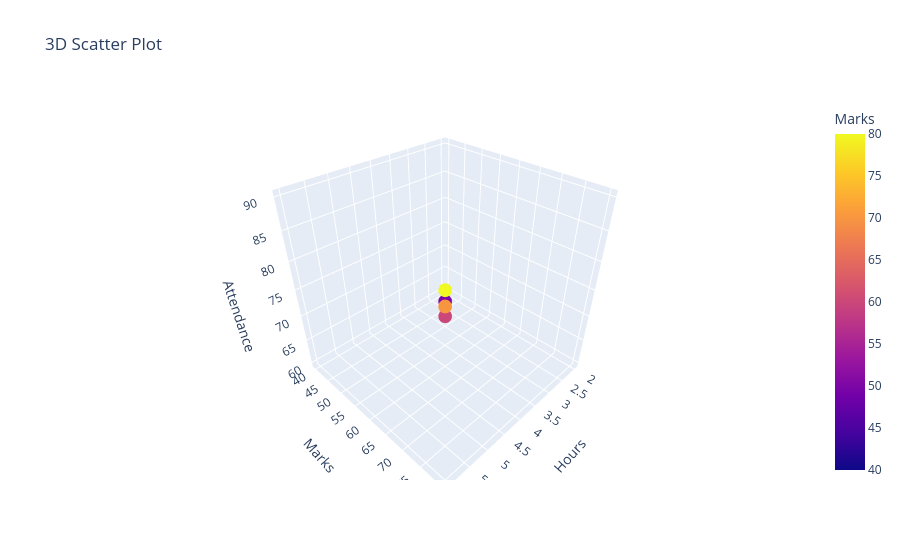

Notebook code for this chart:
### Code cell
data = {
    "Hours": [2,3,4,5,6],
    "Marks": [40,50,60,70,80],
    "Attendance": [60,65,70,80,90]
}
df = pd.DataFrame(data)

fig = px.scatter_3d(
    df,
    x="Hours",
    y="Marks",
    z="Attendance",
    color="Marks",
    title="3D Scatter Plot"
)

fig.show()

### Figure 1 — Plotly figure (JSON) as saved in the notebook; plotly's stock layout.template omitted (floating-point values rounded to 4 significant figures)
{"data": [{"hovertemplate": "Hours=%{x}<br>Marks=%{marker.color}<br>Attendance=%{z}<extra></extra>", "legendgroup": "", "marker": {"color": [40, 50, 60, 70, 80], "coloraxis": "coloraxis", "symbol": "circle"}, "mode": "markers", "name": "", "scene": "scene", "showlegend": false, "type": "scatter3d", "x": [2, 3, 4, 5, 6], "y": [40, 50, 60, 70, 80], "z": [60, 65, 70, 80, 90]}], "layout": {"coloraxis": {"colorbar": {"title": {"text": "Marks"}}, "colorscale": [[0, "#0d0887"], [0.1111, "#46039f"], [0.2222, "#7201a8"], [0.3333, "#9c179e"], [0.4444, "#bd3786"], [0.5556, "#d8576b"], [0.6667, "#ed7953"], [0.7778, "#fb9f3a"], [0.8889, "#fdca26"], [1, "#f0f921"]]}, "legend": {"tracegroupgap": 0}, "scene": {"domain": {"x": [0, 1], "y": [0, 1]}, "xaxis": {"title": {"text": "Hours"}}, "yaxis": {"title": {"text": "Marks"}}, "zaxis": {"title": {"text": "Attendance"}}}, "title": {"text": "3D Scatter Plot"}}}
